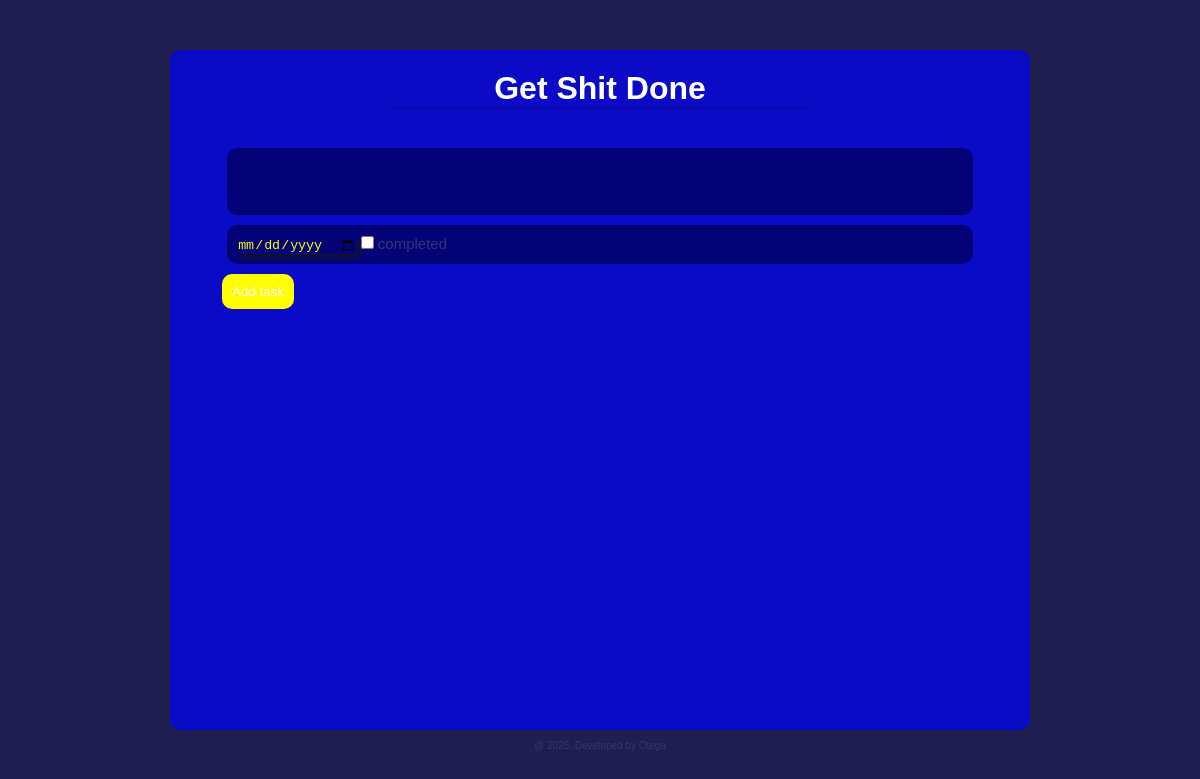
The app's page /home/ (signed in), older data.
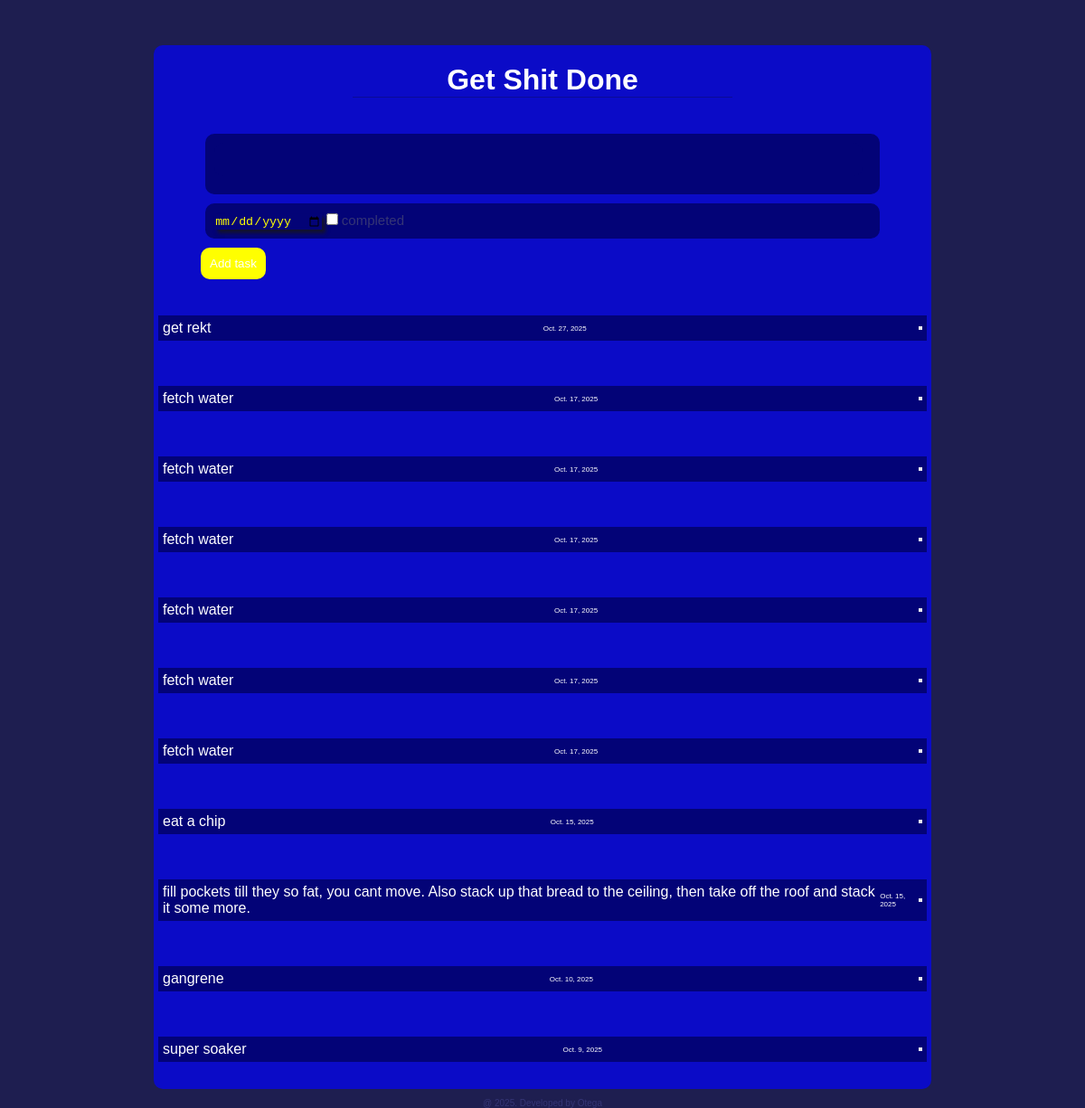
The same page, newer data.
### todo/models.py (models this page shows, shortened)
class Task(models.Model):
    user = models.ForeignKey(User, on_delete=models.CASCADE)
    title = models.CharField(max_length= 200)
    deadline = models.DateField()
    complete = models.BooleanField(default=False)

### todo/views.py (the view, shortened to what this page needs)
# urls.py: path('home/', views.home, name="home"),
@login_required
def home(request):
    form = TaskForm()
    list = Task.objects.filter(user = request.user).order_by('-deadline')
    return render(request, 'index.html', {'form': form, 'list': list})

### todo/forms.py
class TaskForm(forms.ModelForm):
    class Meta:
        model = Task
        fields = ('title','deadline', 'complete',)
        widgets = {
            'deadline': forms.DateInput(attrs={'type': 'date', 'class':'datefield'}),
            'title': forms.TextInput(attrs={'class': 'fields'}),
            'complete': forms.CheckboxInput(attrs={'class': 'chkbox'})
            }

### todo/templates/index.html (shortened to what this page needs)
{% extends 'base.html' %}
{% load static %}
{% block body %}
<form method="POST" action=".">
	<div class="fields">
		{{form.title}}
	</div>
	<div class="fields">
		{{form.deadline}}
		{{form.complete}}
		<p style="display: inline">completed</p>
	</div>
	<button type="submit" class="btn">Add task</button>
</form>
{% for task in list %}
<div class="tasks">
	<p>{{task.title}}</p>
	<p style="font-size: 0.5em;">{{task.deadline}}</p>
	<button type="button">{{task.completed}}</button>
</div>
{% endfor %}
{% endblock %}
{% block heading %}Get Shit Done{% endblock %}

### todo/templates/base.html (shortened to what this page needs)
{% load static %}
<!DOCTYPE html>
<html lang="en">
	<head>
		<link rel="stylesheet" href="{% static 'styles.css' %}">
	</head>
	<body>
        <div class="card">
            <h1>{% block heading %}{% endblock %}</h1>
            {% block body %}
            {% endblock %}
        </div>
        <footer>
            <p>@ 2025. Developed by Otega</p>
        </footer>
	</body>
</html>

### todo/static/styles.css (style rules this page uses)
* { margin: 0; padding: 0; }
body { background-color: rgb(30, 30, 80); font-family: Verdana, Geneva, Tahoma, sans-serif; }
footer { text-align: center; color: rgb(53, 53, 117); font-size: x-small; margin-top: 10px; }
.card { display: flex; flex-direction: column; align-items: center; gap: 40px; padding: 20px 10px; width: 70vw; height: auto; min-height: 80vh; margin: auto; margin-top: 50px; background-color: rgb(11, 11, 199); border-radius: 10px; }
.card h1 { text-align: center; min-width: 50%; color: white; border-bottom: 1px solid rgb(11, 11, 150); }
.fields { width: 96%; padding: 10px; margin: auto; font-size: 15px; color: grey; background-color: rgb(3, 3, 119); border-radius: 10px; border: none; margin-bottom: 10px; }
form { width: 90%; padding: 0px 50px; }
.btn { border: none; color: white; background-color: yellow; border-radius: 10px; padding: 10px; }
p { color: rgb(53, 53, 117); }
.tasks { display: flex; width: 100%; height: auto; align-items: center; justify-content: space-between; padding: 5px; background-color: rgb(3, 3, 119); margin-bottom: 10px; }
.tasks p { color: white; }
.chkbox { color: yellow; }
.datefield { color: yellow; background-color: rgb(3, 3, 119); border: none; box-shadow: 4px 4px 4px rgb(19, 19, 45); }

Row changes from the older to the newer data that the page shows:
added Task: title "get rekt", deadline "Oct. 27, 2025"
added Task: title "fetch water", deadline "Oct. 17, 2025"
added Task: title "fetch water", deadline "Oct. 17, 2025"
added Task: title "fetch water", deadline "Oct. 17, 2025"
added Task: title "fetch water", deadline "Oct. 17, 2025"
added Task: title "fetch water", deadline "Oct. 17, 2025"
added Task: title "fetch water", deadline "Oct. 17, 2025"
added Task: title "eat a chip", deadline "Oct. 15, 2025"
added Task: title "fill pockets till they so fat, you cant move. Also stack up that bread to the ceiling, then take off the roof and stack it some more.", deadline "Oct. 15, 2025"
added Task: title "gangrene", deadline "Oct. 10, 2025"
added Task: title "super soaker", deadline "Oct. 9, 2025"
